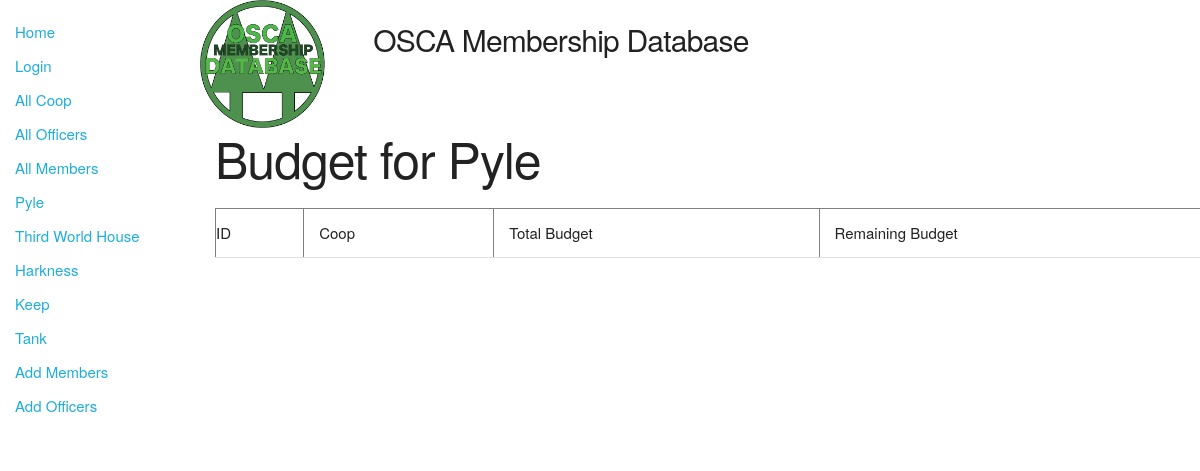
Before: /catalog/pylemenu/pylebudget with the older database file.
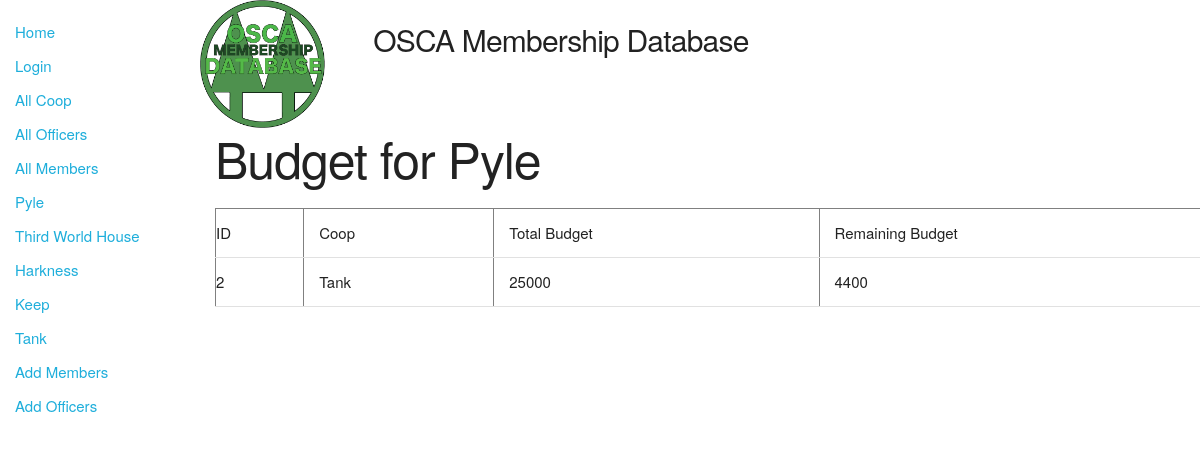
After: the same page with the newer database file.
### catalog/models.py (models this page shows, shortened)
class Budget(models.Model):
    id = models.AutoField(primary_key=True)
    coop = models.ForeignKey('Coop', on_delete=models.SET_NULL, null=True)
    total_budget = models.IntegerField()
    remaining_budget = models.IntegerField()

class Coop(models.Model):
    id = models.AutoField(primary_key=True)
    name = models.CharField(max_length=100, help_text='What is the name of this coop')
    address = models.CharField(max_length=500, null=True, blank=True, help_text='what is the address of this coop')
    building = models.CharField(max_length=100, help_text='What building is this coop in')
    vegan = models.BooleanField(help_text='is this a vegan coop')
    num_dining = models.IntegerField(help_text='how many dining members does this coop have')
    num_housing = models.IntegerField(help_text='how many housing members does this coop have')
    hours_needed = models.IntegerField(help_text='how many hours a week do members have to work')
    def __str__(self):
        return self.name

### catalog/views.py (the view)
# urls.py: path('pylemenu/pylebudget',views.pylebudget,name=';pyle-budget;'),
def pylebudget(request):
    pylebudget=Budget.objects.select_related("coop").filter(coop_id=2)
    context={
        'pylebudget':pylebudget
    }
    return render(request,'pylebudget.html', context=context)

### catalog/templates/pylebudget.html
{% extends "base_generic.html" %}
{% block content %}
<div class="row">
    <div class="two columns">
      {% load static %}
      <img src="{% static 'images/twinpines.png' %}" width="128" height="128" alt="Our Logo">
    </div>
    <div class="five columns" style="margin-top:2%">
      <h4>OSCA Membership Database</h4>
    </div>
  </div>
  <h1>Budget for Pyle</h1>
    <table border="1" width="1000">
        <tr>
          <td>ID</td>
          <td>Coop</td>
          <td>Total Budget</td>
          <td>Remaining Budget</td>
        </tr>
        {% for budget in pylebudget %}
        <tr>
          <td>{{ budget.id}}</td>
          <td>{{ budget.coop}}</td>
          <td>{{ budget.total_budget}}</td>
          <td>{{ budget.remaining_budget }}</td>
        </tr>
        {% endfor %}
    </table>
{% endblock %}

### catalog/templates/base_generic.html (shortened to what this page needs)
<!DOCTYPE html>
<html lang="en">
<head>
  <link rel="stylesheet" href="https://cdn.jsdelivr.net/npm/bootstrap@4.5.3/dist/css/bootstrap.min.css">
  {% load static %}
  <link rel="stylesheet" href="{% static 'css/styles.css' %}">
  {% load static %}
  <link rel="stylesheet" href="{% static 'css/skeleton.css' %}">
</head>
<body>
  <div class="container-fluid">
    <div class="row">
      <div class="col-sm-2">
      {% block sidebar %}
        <ul class="sidebar-nav">
          <li><a href="{% url 'index' %}">Home</a></li>
          {% if user.is_authenticated %}
          <li>User: {{ user.get_username }}</li>
          <li><a href="{% url 'logout'%}?next={{request.path}}">Logout</a></li>
          {% else %}
          <li><a href="{% url 'login'%}?next={{request.path}}">Login</a></li>
          {% endif %}
          <li><a href="{% url 'all-coops' %}">All Coop</a></li>
          <li><a href="{% url 'all-officers' %}">All Officers</a></li>
          <li><a href="{% url 'all-members' %}">All Members</a></li>
          <li><a href="{% url 'pyle-menu'%}">Pyle</a></li>
          <li><a href="{% url 'twc-menu'%}">Third World House</a></li>
          <li><a href="{% url 'harkness-menu'%}">Harkness</a></li>
          <li><a href="{% url 'keep-menu'%}">Keep</a></li>
          <li><a href="{% url 'tank-menu'%}">Tank</a></li>
          <li><a href="{% url 'member-create' %}">Add Members</a></a></li>
          <li><a href="{% url 'officer-create' %}">Add Officers</a></a></li>
        </ul>
     {% endblock %}
      </div>
      <div class="col-sm-10 ">{% block content %}{% endblock %}</div>
    </div>
  </div>
</body>
</html>

### catalog/templates/static/css/styles.css (style rules this page uses)
.sidebar-nav { margin-top: 20px; padding: 0; list-style: none; }

### catalog/templates/static/css/skeleton.css (style rules this page uses)
.column, .columns { width: 100%; float: left; box-sizing: border-box; }
@media (min-width: 550px) { .column, .columns { margin-left: 4%; } }
@media (min-width: 550px) { .column:first-child, .columns:first-child { margin-left: 0; } }
@media (min-width: 550px) { .two.columns { width: 13.3333333333%; } }
@media (min-width: 550px) { .five.columns { width: 39.3333333333%; } }
html { font-size: 62.5%; }
body { font-size: 1.5em; line-height: 1.6; font-weight: 400; font-family: "Raleway", "HelveticaNeue", "Helvetica Neue", Helvetica, Arial, sans-serif; color: #222; }
h1, h2, h3, h4, h5, h6 { margin-top: 0; margin-bottom: 2rem; font-weight: 300; }
h1 { font-size: 4.0rem; line-height: 1.2; letter-spacing: -.1rem; }
h4 { font-size: 2.4rem; line-height: 1.35; letter-spacing: -.08rem; }
@media (min-width: 550px) { h1 { font-size: 5.0rem; } }
@media (min-width: 550px) { h4 { font-size: 3.0rem; } }
a { color: #1EAEDB; }
ul { list-style: circle inside; }
ol, ul { padding-left: 0; margin-top: 0; }
li { margin-bottom: 1rem; }
th, td { padding: 12px 15px; text-align: left; border-bottom: 1px solid #E1E1E1; }
th:first-child, td:first-child { padding-left: 0; }
th:last-child, td:last-child { padding-right: 0; }
pre, blockquote, dl, figure, table, p, ul, ol, form { margin-bottom: 2.5rem; }
.container:after, .row:after, .u-cf { content: ""; display: table; clear: both; }

Changed rows visible on the page:
now on this page (row edited): Budget: id "2", coop "Tank", total_budget "25000", remaining_budget "4400"
